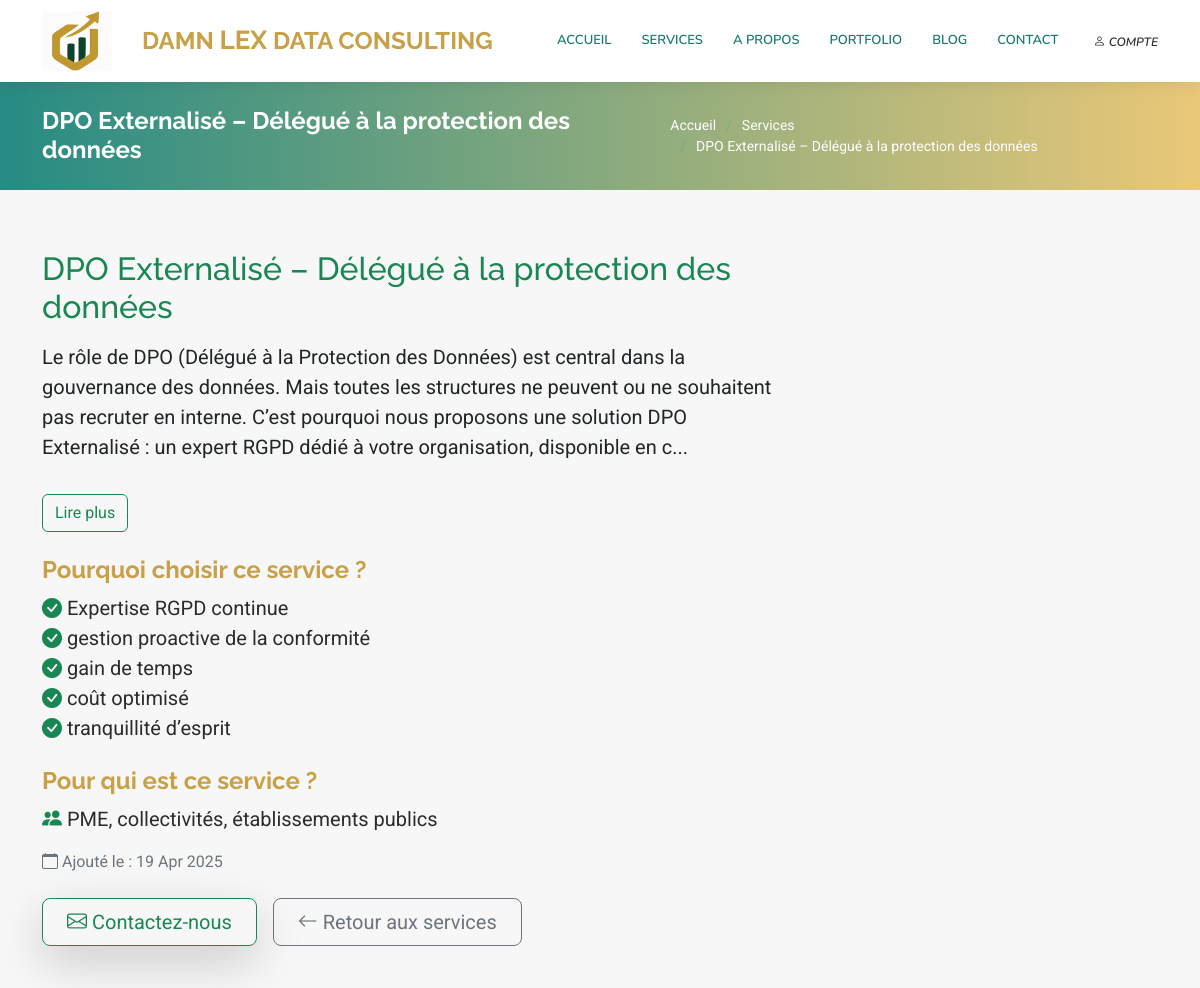
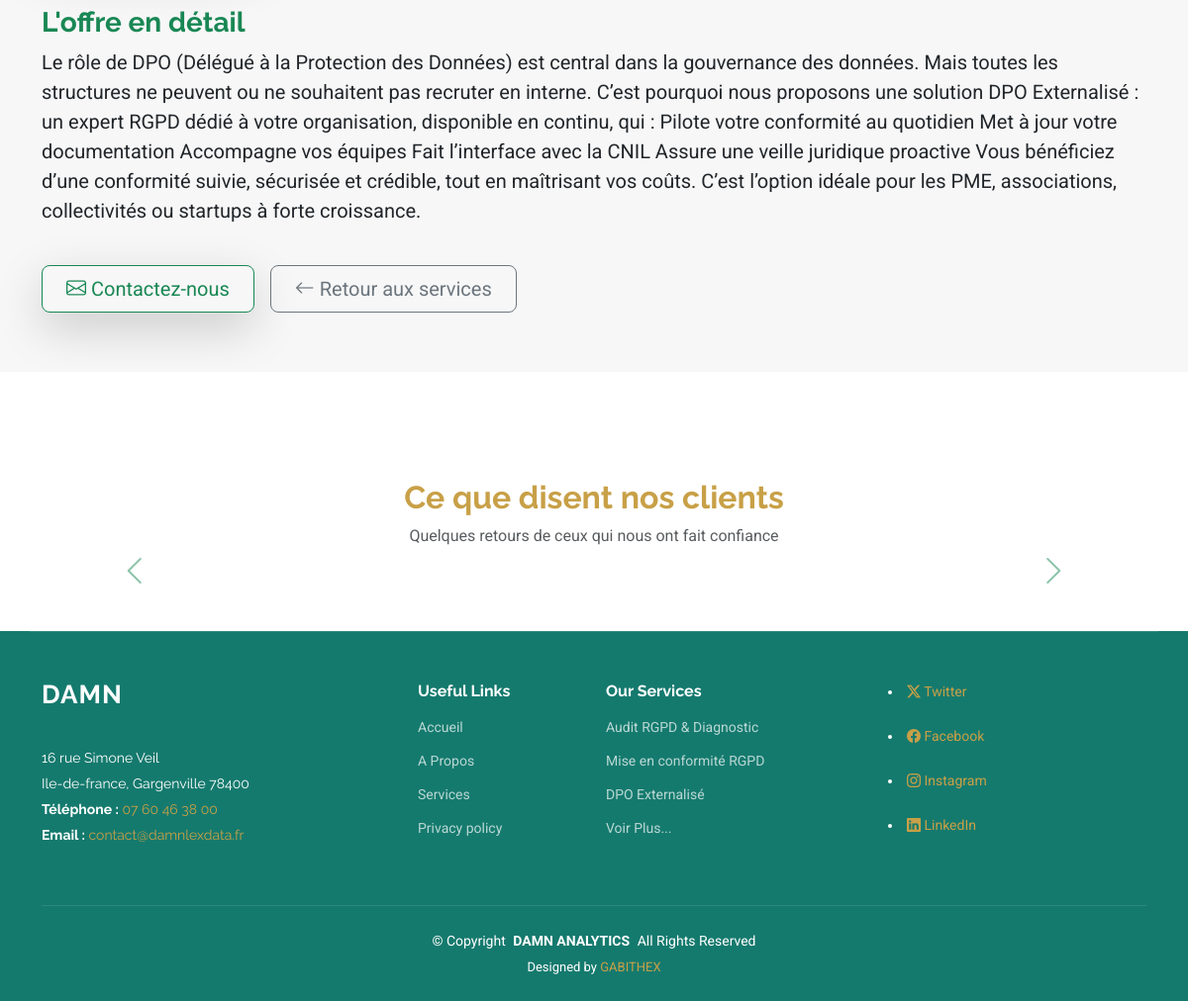
The page /services/dpo-externalise-delegue-a-la-protection-des-donnee/ on the database its author committed (2 pictures, top to bottom).
### nene/models.py (models this page shows, shortened)
class Service(models.Model):
    title = models.CharField(
        max_length=255,
        verbose_name="Titre du service"
    )
    slug = models.SlugField(
        unique=True,
        blank=True,
        null=True,
    )
    short_description = models.CharField(
        max_length=255,
        null=True,
        verbose_name="Description courte",
        help_text="Une phrase percutante qui résume le service."
    )
    detailed_description = models.TextField(
        null=True,
        verbose_name="Description complète",
        help_text="Explique en quoi ce service est utile et ses avantages."
    )
    benefits = models.TextField(
        null=True,
        verbose_name="Avantages clés",
        help_text="Liste des bénéfices concrets, séparés par des virgules."
    )
    target_clients = models.CharField(
        max_length=255,
        null=True,
        verbose_name="Public cible",
        help_text="Ex: Startups, PME, Grandes entreprises, Freelancers..."
    )
    image = models.ImageField(
        upload_to="services/",
        blank=True,
        null=False,
        verbose_name="Image illustrant le service"
    )
    call_to_action = models.CharField(
        max_length=255,
        null=True,
        blank=True,
        verbose_name="Texte d'appel à l'action",
        help_text="Ex: Contactez-nous pour une consultation gratuite"
    )
    created_at = models.DateTimeField(
        auto_now_add=True,
        verbose_name="Date de création"
    )
    class Meta:
        verbose_name = "Service"
        verbose_name_plural = "Services"
        ordering = ['created_at']  # Optionnel, pour trier les services par date de création

### nene/views.py (the view)
# urls.py: path('services/<slug:slug>/', views.service_detail, name='service_detail'),
def service_detail(request, slug):
    service = get_object_or_404(Service, slug=slug)
    service.benefits_list = service.benefits.split(",") if service.benefits else []
    testimonials = Testimonial.objects.all()[:5]  # Récupère les 5 derniers témoignages
    return render(request, 'nene/service_detail.html', {
        'service': service,
        'testimonials': testimonials,
        "timestamp": now().timestamp()
    })

### templates/nene/service_detail.html (shortened to what this page needs)
{% extends "nene/base.html" %}
{% load static %}
{% block content %}
    <div class="page-title accent-background">
        <div class="container d-lg-flex justify-content-between align-items-center">
            <h1 class="mb-2 mb-lg-0" data-aos="fade-right">{{ service.title }}</h1>
            <nav class="breadcrumbs" data-aos="fade-left">
                <ol>
                    <li><a href="{% url 'index' %}">Accueil</a></li>
                    <li><a href="{% url 'services' %}">Services</a></li>
                    <li class="current">{{ service.title }}</li>
                </ol>
            </nav>
        </div>
    </div>
    <section id="service-detail" class="section light-background">
        <div class="container">
            <div class="row gy-5 align-items-center">
                <div class="col-lg-8" data-aos="fade-left">
                    <h2 class="mb-3 text-success">{{ service.title }}</h2>
                    <p class="text-dark fs-5">{{ service.detailed_description|slice:":300"  }}...</p>
                    <a href="#offre-detail" class="btn btn-outline-success mt-3">Lire plus</a>
                    {% if service.benefits_list %}
                        <div class="mt-4">
                            <h4 class="fw-bold">Pourquoi choisir ce service ?</h4>
                            <ul class="list-unstyled">
                                {% for benefit in service.benefits_list %}
                                    <li class="fs-5"><i class="bi bi-check-circle-fill text-success"></i> {{ benefit }}</li>
                                {% endfor %}
                            </ul>
                        </div>
                    {% endif %}
                    {% if service.target_clients %}
                        <div class="mt-4">
                            <h4 class="fw-bold">Pour qui est ce service ?</h4>
                            <p class="fs-5"><i class="bi bi-people-fill text-success"></i> {{ service.target_clients }}</p>
                        </div>
                    {% endif %}
                    <p class="text-secondary mt-3"><i class="bi bi-calendar"></i> Ajouté le : {{ service.created_at|date:"d M Y" }}</p>
                    <div class="mt-4 d-flex flex-wrap gap-3">
                        <a href="{% url 'contact' %}" class="btn btn-lg btn-outline-success shadow-lg px-4 py-2">
                            <i class="bi bi-envelope"></i> Contactez-nous
                        </a>
                        <a href="{% url 'services' %}" class="btn btn-lg btn-outline-secondary px-4 py-2">
                            <i class="bi bi-arrow-left"></i> Retour aux services
                        </a>
                    </div>
                </div>
            </div>
            <div id="offre-detail" class="row mt-5">
                <div class="col-12" data-aos="fade-up">
                    <h3 class="fw-bold text-success">L'offre en détail</h3>
                    <p class="text-dark fs-5 short-desc">
                        {{ service.detailed_description}}
                    </p>
                </div>
                <div class="mt-4 d-flex flex-wrap gap-3">
                    <a href="{% url 'contact' %}" class="btn btn-lg btn-outline-success shadow-lg px-4 py-2">
                        <i class="bi bi-envelope"></i> Contactez-nous
                    </a>
                    <a href="{% url 'services' %}" class="btn btn-lg btn-outline-secondary px-4 py-2">
                        <i class="bi bi-arrow-left"></i> Retour aux services
                    </a>
                </div>
            </div>
        </div>
    </section>
    <section class="container mt-5">
        <div class="text-center" data-aos="fade-up">
            <h2 class="fw-bold">Ce que disent nos clients</h2>
            <p class="text-muted">Quelques retours de ceux qui nous ont fait confiance</p>
        </div>
        <div id="testimonialCarousel" class="carousel slide mt-4" data-bs-ride="carousel">
            <button class="carousel-control-prev custom-nav" type="button" data-bs-target="#testimonialCarousel" data-bs-slide="prev">
                <i class="bi bi-chevron-left text-success fs-2"></i>
            </button>
            <button class="carousel-control-next custom-nav" type="button" data-bs-target="#testimonialCarousel" data-bs-slide="next">
                <i class="bi bi-chevron-right text-success fs-2"></i>
            </button>
        </div>
    </section>
{% endblock %}

### static/nene/css/main.css (style rules this page uses)
:root { --default-font: "Roboto", system-ui, -apple-system, "Segoe UI", Roboto, "Helvetica Neue", Arial, "Noto Sans", "Liberation Sans", sans-serif, "Apple Color Emoji", "Segoe UI Emoji", "Segoe UI Symbol", "Noto Color Emoji"; --heading-font: "Raleway", sans-serif; --nav-font: "Nunito", sans-serif; }
:root { --background-color: #ffffff; --default-color: #2B2B2B; --heading-color: #C8A047; --accent-color: #C8A047; --surface-color: #ffffff; --contrast-color: #ffffff; --muted-color: #6c757d; --link-color: #157A6E; }
:root { --nav-color: #157A6E; --nav-hover-color: #C8A047; --nav-mobile-background-color: #ffffff; --nav-dropdown-background-color: #ffffff; --nav-dropdown-color: #157A6E; --nav-dropdown-hover-color: #C8A047; }
.light-background { --background-color: #f7f7f7; --surface-color: #ffffff; }
.accent-background { --background-color: #C8A047; --default-color: #ffffff; --heading-color: #ffffff; --accent-color: #ffffff; --surface-color: #af8640; --contrast-color: #ffffff; }
:root { scroll-behavior: smooth; }
body { color: var(--default-color); background-color: var(--background-color); font-family: var(--default-font); }
a { color: var(--accent-color); text-decoration: none; transition: 0.3s; }
h1, h2, h3, h4, h5, h6 { color: var(--heading-color); font-family: var(--heading-font); }
.page-title { color: #ffffff; background: linear-gradient(90deg, #268b84, #eac878); padding: 25px 0; position: relative; }
.page-title h1 { font-size: 24px; font-weight: 700; }
.page-title .breadcrumbs ol { display: flex; flex-wrap: wrap; list-style: none; padding: 0; margin: 0; font-size: 14px; font-weight: 400; }
.page-title .breadcrumbs ol li+li { padding-left: 10px; }
.page-title .breadcrumbs ol li+li::before { content: "/"; display: inline-block; padding-right: 10px; color: color-mix(in srgb, #1fa9a0, transparent 70%); }
section, .section { color: var(--default-color); background-color: var(--background-color); padding: 60px 0; scroll-margin-top: 100px; overflow: clip; }
.custom-nav { position: absolute; top: 50%; transform: translateY(-50%); background: none; border: none; z-index: 10; }
.carousel-control-prev { left: 10px; }
.carousel-control-next { right: 10px; }

### rows shown on the page
Service: title "DPO Externalisé – Délégué à la protection des données", detailed_description "Le rôle de DPO (Délégué à la Protection des Données) est central dans la gouvernance des données. Mais toutes les structures ne peuvent ou ne souhaitent pas recruter en interne. C’est pourquoi nous proposons une solution DPO Externalisé : un expert RGPD dédié à votre organisation, disponible en c", target_clients "PME, collectivités, établissements publics", created_at "19 Apr 2025", detailed_description "Le rôle de DPO (Délégué à la Protection des Données) est central dans la gouvernance des données. Mais toutes les structures ne peuvent ou ne souhaitent pas recruter en interne. C’est pourquoi nous proposons une solution DPO Externalisé : un expert RGPD dédié à votre organisation, disponible en continu, qui : Pilote votre conformité au quotidien Met à jour votre documentation Accompagne vos équipes Fait l’interface avec la CNIL Assure une veille juridique proactive Vous bénéficiez d’une conformité suivie, sécurisée et crédible, tout en maîtrisant vos coûts. C’est l’option idéale pour les PME, associations, collectivités ou startups à forte croissance."

### other values the page prints
{{ benefit }} "Expertise RGPD continue" "gestion proactive de la conformité" "gain de temps" "coût optimisé" "tranquillité d’esprit"
